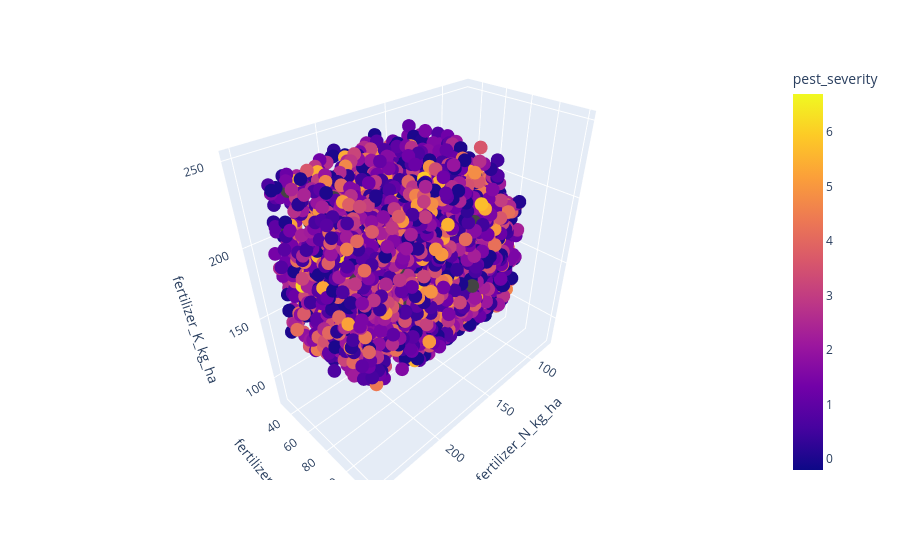

Here is the notebook cell this chart was saved with:
### Code cell
fig = px.scatter_3d(
    train_set,
    x='fertilizer_N_kg_ha',
    y='fertilizer_P_kg_ha',
    z='fertilizer_K_kg_ha',
    color='pest_severity'
)

fig.show()

### Figure 1 — Plotly figure (JSON) as saved in the notebook; plotly's stock layout.template omitted (floating-point values rounded to 4 significant figures; data arrays with more than 128 entries replaced by an {"elided": "..."} marker saying what was removed)
{"data": [{"hovertemplate": "fertilizer_N_kg_ha=%{x}<br>fertilizer_P_kg_ha=%{y}<br>fertilizer_K_kg_ha=%{z}<br>pest_severity=%{marker.color}<extra></extra>", "legendgroup": "", "marker": {"color": {"elided": "8320 float values"}, "coloraxis": "coloraxis", "symbol": "circle"}, "mode": "markers", "name": "", "scene": "scene", "showlegend": false, "type": "scatter3d", "x": {"elided": "8320 float values"}, "y": {"elided": "8320 float values"}, "z": {"elided": "8320 float values"}}], "layout": {"coloraxis": {"colorbar": {"title": {"text": "pest_severity"}}, "colorscale": [[0, "#0d0887"], [0.1111, "#46039f"], [0.2222, "#7201a8"], [0.3333, "#9c179e"], [0.4444, "#bd3786"], [0.5556, "#d8576b"], [0.6667, "#ed7953"], [0.7778, "#fb9f3a"], [0.8889, "#fdca26"], [1, "#f0f921"]]}, "legend": {"tracegroupgap": 0}, "margin": {"t": 60}, "scene": {"domain": {"x": [0, 1], "y": [0, 1]}, "xaxis": {"title": {"text": "fertilizer_N_kg_ha"}}, "yaxis": {"title": {"text": "fertilizer_P_kg_ha"}}, "zaxis": {"title": {"text": "fertilizer_K_kg_ha"}}}}}
